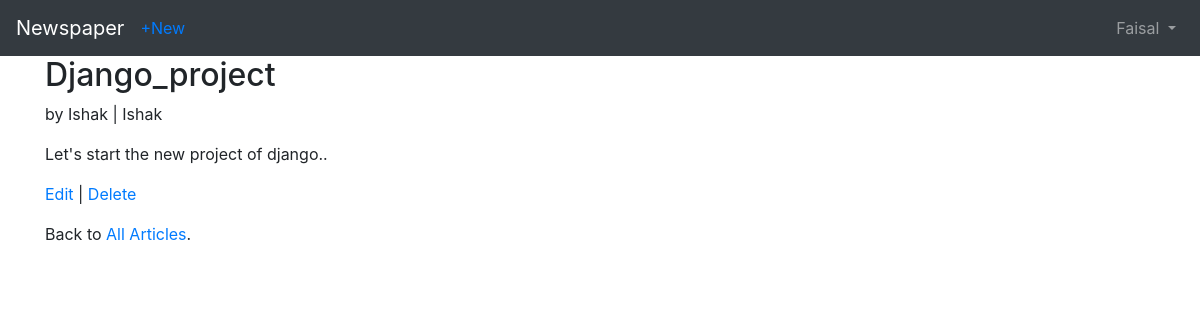
Screenshot of /articles/5/ (signed in) with the database file from the repository.
### accounts/models.py (models this page shows)
class CustomUser(AbstractUser):
    age = models.PositiveIntegerField(null=True,blank=True)

### articles/models.py (models this page shows, shortened)
class Articles(models.Model):
    title = models.CharField(max_length=255)
    body = models.TextField()
    date = models.DateTimeField(auto_now_add = True)
    author = models.ForeignKey(
        get_user_model(),
        on_delete = models.CASCADE,
    )

### articles/views.py (the view)
# urls.py: path('<int:pk>/',ArticleDetailView.as_view(),name='article_detail'),
class ArticleDetailView(LoginRequiredMixin,DetailView):
    model = Articles
    template_name = 'articles/article_detail.html'

### articles/templates/articles/article_detail.html
{% extends 'accounts/base.html' %}
{% block content %}
<div class="article-entry">
    <h2>{{object.title}}</h2>
    <p>by {{object.author}} | {{object.author}}</p>
    <p>{{object.body}}</p>
</div>
<p><a href="{% url 'articles:article_edit'  articles.pk %}">Edit</a> |
    <a href="{% url 'articles:article_delete' articles.pk %}">Delete</a></p>
<p>Back to <a href="{% url 'articles:article_list' %}">All Articles</a>.</p>
{% endblock content %}

### accounts/templates/accounts/base.html (shortened to what this page needs)
<!DOCTYPE html>
{% load static %}
<html lang="en">
<head>
    <link rel="stylesheet" href="https://cdn.jsdelivr.net/npm/bootstrap@4.5.3/dist/css/bootstrap.min.css">
</head>
<body>
    <nav class="navbar navbar-expand-lg navbar-dark bg-dark">
        <a class="navbar-brand" href="{% url 'pages:home' %}">Newspaper</a>
         {% if user.is_authenticated %}
         <ul class="navbar-nav mr-auto">
            <li class="nav-item">
                <a href="{% url 'articles:article_new' %}">+New</a>
            </li>
         </ul>
         {% endif %}
        <div class="collapse navbar-collapse" id="navbarSupportedContent">
            {% if user.is_authenticated %}
            <ul class="navbar-nav ml-auto">
            <li class="nav-item">
            <a class="nav-link dropdown-toggle" href="#"
            id="navbarDropdown" role="button" data-toggle="dropdown"
            aria-haspopup="true" aria-expanded="false">
            {{ user.username }}
            </a>
   </li>
    </ul>
    {% else %}
    <form class="form-inline ml-auto">
     <a href="{% url 'login' %}" class="btn btn-outline-secondary">Log In</a>
<a href="{% url 'accounts:signup' %}" class="btn btn-primary ml-2">Sign up</a>
   </form>
    {% endif %}
    </div>
   </nav>
    <main>
 <div class="container">
    {% block content %}
    {% endblock content %}
</div>
</main>
</body>
</html>

### rows the page displays
CustomUser: username "Faisal"
Articles: title "Django_project", author "Ishak", body "Let's start the new project of django.."
